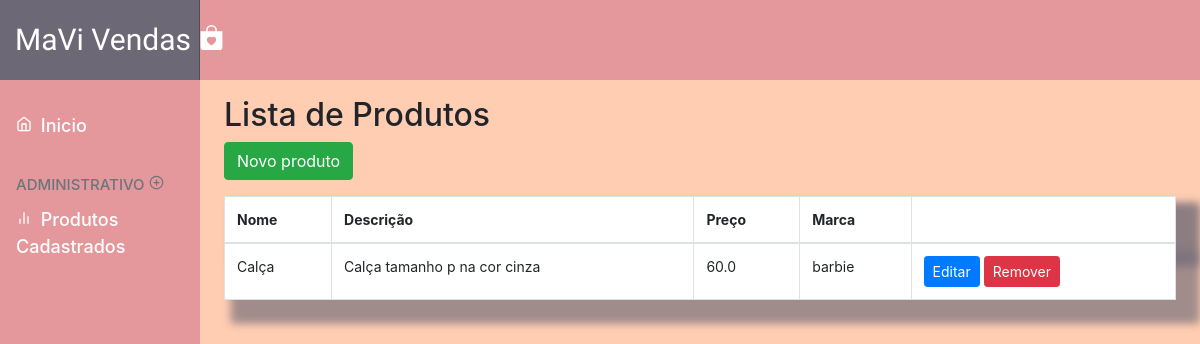
Page /produto/listar/ on the earlier database version.
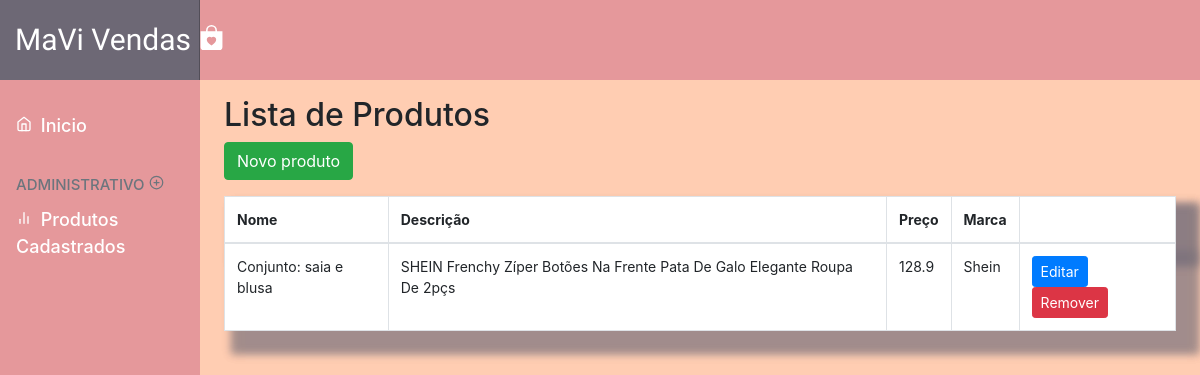
Same page on the later database version.
### venda/models.py (models this page shows, shortened)
class Produto(models.Model):
    nome_produto = models.CharField(max_length = 150)
    descricao = models.TextField(verbose_name='descrição')
    preco = models.FloatField(verbose_name='preço')
    img = models.ImageField(upload_to = 'imagens', verbose_name='imagem')
    marca = models.CharField(max_length=150)

### venda/views.py (the view)
# urls.py: path('produto/listar/', produto_listar, name = 'produto_listar'),
def produto_listar(request):
    produtos = Produto.objects.all()
    context = {
        'produtos': produtos
    }
    return render(request, 'venda/produto/produtos.html', context)

### venda/templates/venda/produto/produtos.html
{% extends 'base.html' %}
{% block center %}
<h2> Lista de Produtos</h2>
<a href="{% url 'produto_criar' %}" class="btn btn-success mb-3">Novo produto</a>
<table class="table table-bordered">
    <thead>
        <tr>
            <th>Nome</th>
            <th>Descrição</th>
            <th>Preço</th>
            <th>Marca</th>
            <th></th>
        </tr>
    </thead>
    <tbody>
        {% for produto in produtos %}
        <tr>
            <td>{{ produto.nome_produto }}</td>
            <td>{{ produto.descricao }}</td>
            <td>{{ produto.preco }}</td>
            <td>{{ produto.marca }}</td>
            <td>
                <a href="{% url 'produto_editar' id=produto.id %}" class="btn btn-primary btn-sm">Editar</a>
                <a href="{% url 'produto_remover' id=produto.id %}" class="btn btn-danger btn-sm">Remover</a>
            </td>
        </tr>
        {% endfor %}
    </tbody>
</table>
{% endblock %}

### templates/base.html (shortened to what this page needs)
{% load static %}
<!DOCTYPE html>
<html lang="en">
<head>
    <link rel="stylesheet" href="https://getbootstrap.com/docs/4.0/dist/css/bootstrap.min.css"
>
    <link href="{% static 'dashboard.css' %}" rel="stylesheet">
</head>
<body>
    <nav class="navbar nav-bar sticky-top flex-md-nowrap p-0">
        <a class="navbar-brand col-sm-3 col-md-2 mr-0" href="#">MaVi Vendas </a>
    </nav>
    <div class="container-fluid">
        <div class="row">
            <nav class="col-md-2 d-none d-md-block bg-light sidebar">
                <div class="sidebar-sticky">
                    <ul class="nav flex-column">
                        <li class="nav-item">
                            <a class="nav-link active" href="{% url 'index' %}">
                                Inicio <span class="sr-only">(current)</span>
                            </a>
                        </li>
                        <h6
                            class="sidebar-heading d-flex justify-content-between align-items-center px-3 mt-4 mb-1 text-muted">
                            <span>Administrativo </span>
                        </h6>
                        <li class="nav-item">
                            <a class="nav-link active" href="{% url 'produto_listar' %}">
                                Produtos Cadastrados
                            </a>
                        </li>
                    </ul>
                </div>
            </nav>
            <main role="main" class="col-md-9 ml-sm-auto col-lg-10 pt-3 px-4">
                {% block center %}
                {% endblock %}
            </main>
        </div>
    </div>
</body>
</html>

### static/dashboard.css (style rules this page uses)
body { font-size: .875rem; }
.nav-bar { background-color: #E5989B; color: black; line-height: 4em; }
.navbar-brand { color: white; font-size: 30px !important; font-family: 'Righteous', cursive !important; }
.feather { width: 16px; height: 16px; vertical-align: text-bottom; }
.sidebar { position: fixed; top: 0; bottom: 0; left: 0; z-index: 100; padding: 0; box-shadow: inset -1px 0 0 rgba(0, 0, 0, .1); }
.sidebar-sticky { position: -webkit-sticky; position: sticky; top: 48px; height: calc(100vh - 48px); padding-top: 3.5rem; overflow-x: hidden; background-color: #E5989B; overflow-y: auto; }
.sidebar .nav-link { font-weight: 500; color: #FFFFFF; font-size: 18px; }
html, .container-fluid { background-color: #FFCDB2; }
tr, table, thead { background-color: white; box-shadow: 15px 15px 8px 8px #6D687566; }
svg { margin-bottom: 4px; }
.sidebar .nav-link .feather { margin-right: 4px; color: #999; }
.sidebar .nav-link:hover .feather, .sidebar .nav-link.active .feather { color: inherit; }
.sidebar-heading { font-size: 18px; text-transform: uppercase; }
.text-muted { font-size: 15px; }
.navbar-brand { padding-top: .75rem; padding-bottom: .75rem; font-size: 1rem; background-color: #6D6875; box-shadow: inset -1px 0 0 rgba(0, 0, 0, .25); }

Differences in the rows shown:
removed Produto: nome_produto "Calça", descricao "Calça tamanho p na cor cinza", preco "60.0", marca "barbie"
added Produto: nome_produto "Conjunto: saia e blusa", descricao "SHEIN Frenchy Zíper Botões Na Frente Pata De Galo Elegante Roupa De 2pçs", preco "128.9", marca "Shein"
